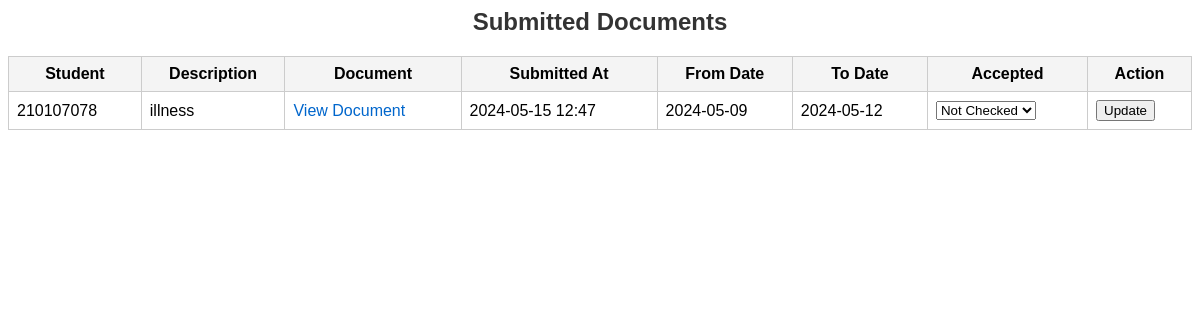
Page /admin_page/ (signed in) on the earlier database version.
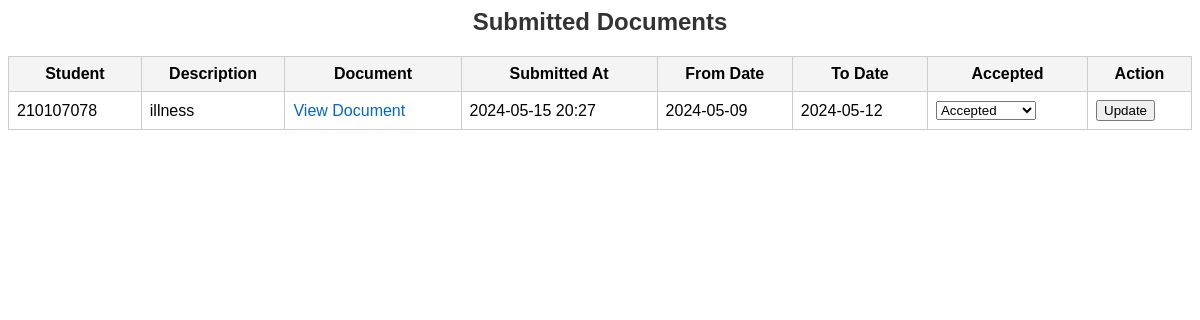
Same page on the later database version.
### dashboard/models.py (models this page shows, shortened)
class SubmittedDocument(models.Model):
    student = models.ForeignKey(CustomUser, on_delete=models.CASCADE, related_name="documents")
    description = models.TextField()
    document = models.FileField(upload_to='student_documents/')
    submitted_at = models.DateTimeField(auto_now_add=True)
    from_date = models.DateTimeField(blank=False)
    to_date = models.DateTimeField(blank=False)
    ACCEPTED_CHOICES = [
        (0, 'Not Checked'),
        (1, 'Accepted'),
        (2, 'Rejected')
    ]
    accepted = models.IntegerField(default=0, choices=ACCEPTED_CHOICES)

### account/models.py (models this page shows, shortened)
class CustomUser(AbstractBaseUser, PermissionsMixin):
    email = models.EmailField(max_length=255, blank=False, unique=True)
    id = models.CharField(max_length=9, unique=True, blank=False, primary_key=True)
    first_name = models.CharField(max_length=30)
    last_name = models.CharField(max_length=30)
    objects = CustomUserManager()
    USERNAME_FIELD = 'id'
    REQUIRED_FIELDS = ['first_name', 'last_name']

### dashboard/views.py (the view, shortened to what this page needs)
# urls.py: path('admin_page/', views.admin_page, name='admin_page'),
@login_required
def admin_page(request):
    documents = SubmittedDocument.objects.all()
    return render(request, 'dashboard/admin_page.html', {'documents': documents})

### dashboard/templates/dashboard/admin_page.html (shortened to what this page needs)
<h2>Submitted Documents</h2>
<form method="post">
    <table>
        <thead>
            <tr>
                <th>Student</th>
                <th>Description</th>
                <th>Document</th>
                <th>Submitted At</th>
                <th>From Date</th>
                <th>To Date</th>
                <th>Accepted</th>
                <th>Action</th>
            </tr>
        </thead>
        <tbody>
            {% for document in documents %}
            <tr>
                <td>{{ document.student.id }}</td>
                <td>{{ document.description }}</td>
                <td><a href="{{ document.document.url }}" target="_blank">View Document</a></td>
                <td>{{ document.submitted_at|date:"Y-m-d H:i" }}</td>
                <td>{{ document.from_date|date:"Y-m-d " }}</td>
                <td>{{ document.to_date|date:"Y-m-d " }}</td>
                <td>
                    <select name="accepted_{{ document.id }}">
                        {% for value, name in document.ACCEPTED_CHOICES %}
                            <option value="{{ value }}" {% if document.accepted == value %}selected{% endif %}>{{ name }}</option>
                        {% endfor %}
                    </select>
                </td>
                <td><button type="submit" name="document_id" value="{{ document.id }}">Update</button></td>
            </tr>
            {% empty %}
            <tr>
                <td colspan="8">No documents submitted.</td>
            </tr>
            {% endfor %}
        </tbody>
    </table>
</form>

Differences in the rows shown:
removed SubmittedDocument: student.id "210107078", description "illness", submitted_at "2024-05-15 12:47", from_date "2024-05-09", to_date "2024-05-12", accepted+id "Not Checked"
added SubmittedDocument: student.id "210107078", description "illness", submitted_at "2024-05-15 20:27", from_date "2024-05-09", to_date "2024-05-12", accepted+id "Accepted"
